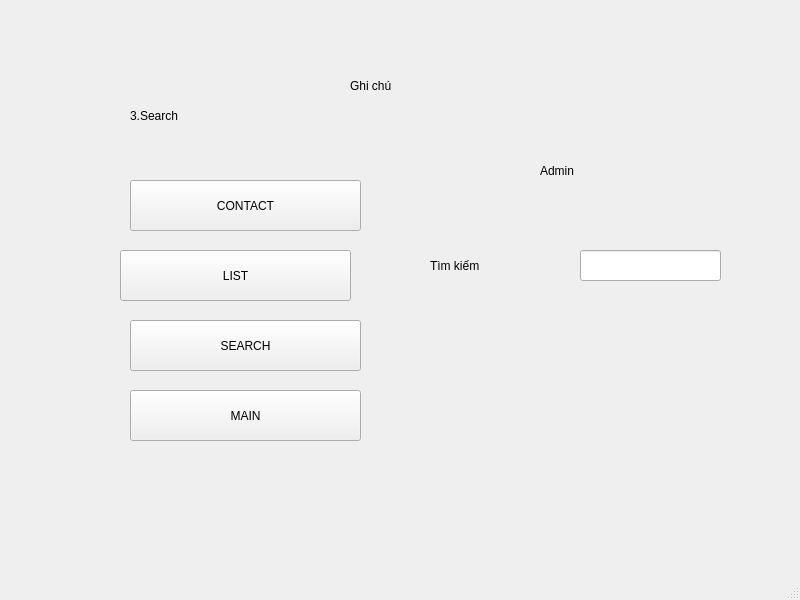
<?xml version="1.0" encoding="UTF-8"?>
<ui version="4.0">
 <class>MainWindow</class>
 <widget class="QMainWindow" name="MainWindow">
  <property name="geometry">
   <rect>
    <x>0</x>
    <y>0</y>
    <width>800</width>
    <height>600</height>
   </rect>
  </property>
  <property name="windowTitle">
   <string>MainWindow</string>
  </property>
  <widget class="QWidget" name="centralwidget">
   <widget class="QLabel" name="label_4">
    <property name="geometry">
     <rect>
      <x>70</x>
      <y>40</y>
      <width>661</width>
      <height>431</height>
     </rect>
    </property>
    <property name="text">
     <string/>
    </property>
    <property name="pixmap">
     <pixmap>../tải-xuống.png</pixmap>
    </property>
    <property name="scaledContents">
     <bool>true</bool>
    </property>
   </widget>
   <widget class="QLabel" name="label_3">
    <property name="geometry">
     <rect>
      <x>430</x>
      <y>220</y>
      <width>151</width>
      <height>91</height>
     </rect>
    </property>
    <property name="styleSheet">
     <string notr="true">font: 20pt &quot;Times New Roman&quot;;</string>
    </property>
    <property name="text">
     <string>Tìm kiếm</string>
    </property>
   </widget>
   <widget class="QLabel" name="label_10">
    <property name="geometry">
     <rect>
      <x>270</x>
      <y>330</y>
      <width>71</width>
      <height>51</height>
     </rect>
    </property>
    <property name="text">
     <string/>
    </property>
    <property name="pixmap">
     <pixmap>../Downloads/icons8-trash-can-64.png</pixmap>
    </property>
   </widget>
   <widget class="QLabel" name="label_11">
    <property name="geometry">
     <rect>
      <x>350</x>
      <y>40</y>
      <width>181</width>
      <height>91</height>
     </rect>
    </property>
    <property name="styleSheet">
     <string notr="true">font: 30pt &quot;Times New Roman&quot;;</string>
    </property>
    <property name="text">
     <string>Ghi chú</string>
    </property>
   </widget>
   <widget class="QLineEdit" name="lineEdit">
    <property name="geometry">
     <rect>
      <x>580</x>
      <y>250</y>
      <width>141</width>
      <height>31</height>
     </rect>
    </property>
   </widget>
   <widget class="QLabel" name="label_8">
    <property name="geometry">
     <rect>
      <x>130</x>
      <y>100</y>
      <width>191</width>
      <height>31</height>
     </rect>
    </property>
    <property name="styleSheet">
     <string notr="true">font: 16pt &quot;Times New Roman&quot;;</string>
    </property>
    <property name="text">
     <string>3.Search</string>
    </property>
   </widget>
   <widget class="QPushButton" name="pushButton">
    <property name="geometry">
     <rect>
      <x>130</x>
      <y>180</y>
      <width>231</width>
      <height>51</height>
     </rect>
    </property>
    <property name="text">
     <string>CONTACT</string>
    </property>
   </widget>
   <widget class="QLabel" name="label_9">
    <property name="geometry">
     <rect>
      <x>290</x>
      <y>300</y>
      <width>55</width>
      <height>16</height>
     </rect>
    </property>
    <property name="text">
     <string/>
    </property>
   </widget>
   <widget class="QPushButton" name="pushButton_2">
    <property name="geometry">
     <rect>
      <x>130</x>
      <y>320</y>
      <width>231</width>
      <height>51</height>
     </rect>
    </property>
    <property name="text">
     <string>SEARCH</string>
    </property>
   </widget>
   <widget class="QPushButton" name="pushButton_3">
    <property name="geometry">
     <rect>
      <x>120</x>
      <y>250</y>
      <width>231</width>
      <height>51</height>
     </rect>
    </property>
    <property name="text">
     <string>LIST</string>
    </property>
   </widget>
   <widget class="QLabel" name="label_12">
    <property name="geometry">
     <rect>
      <x>160</x>
      <y>400</y>
      <width>191</width>
      <height>31</height>
     </rect>
    </property>
    <property name="styleSheet">
     <string notr="true">font: 16pt &quot;Times New Roman&quot;;</string>
    </property>
    <property name="text">
     <string>4.Main</string>
    </property>
   </widget>
   <widget class="QPushButton" name="pushButton_4">
    <property name="geometry">
     <rect>
      <x>130</x>
      <y>390</y>
      <width>231</width>
      <height>51</height>
     </rect>
    </property>
    <property name="text">
     <string>MAIN</string>
    </property>
   </widget>
   <widget class="QLabel" name="label_14">
    <property name="geometry">
     <rect>
      <x>540</x>
      <y>150</y>
      <width>71</width>
      <height>41</height>
     </rect>
    </property>
    <property name="text">
     <string>Admin</string>
    </property>
   </widget>
   <zorder>label_4</zorder>
   <zorder>pushButton_3</zorder>
   <zorder>pushButton</zorder>
   <zorder>label_3</zorder>
   <zorder>label_10</zorder>
   <zorder>label_11</zorder>
   <zorder>lineEdit</zorder>
   <zorder>label_9</zorder>
   <zorder>pushButton_2</zorder>
   <zorder>label_8</zorder>
   <zorder>label_12</zorder>
   <zorder>pushButton_4</zorder>
   <zorder>label_14</zorder>
  </widget>
  <widget class="QMenuBar" name="menubar">
   <property name="geometry">
    <rect>
     <x>0</x>
     <y>0</y>
     <width>800</width>
     <height>26</height>
    </rect>
   </property>
  </widget>
  <widget class="QStatusBar" name="statusbar"/>
 </widget>
 <resources/>
 <connections/>
</ui>
